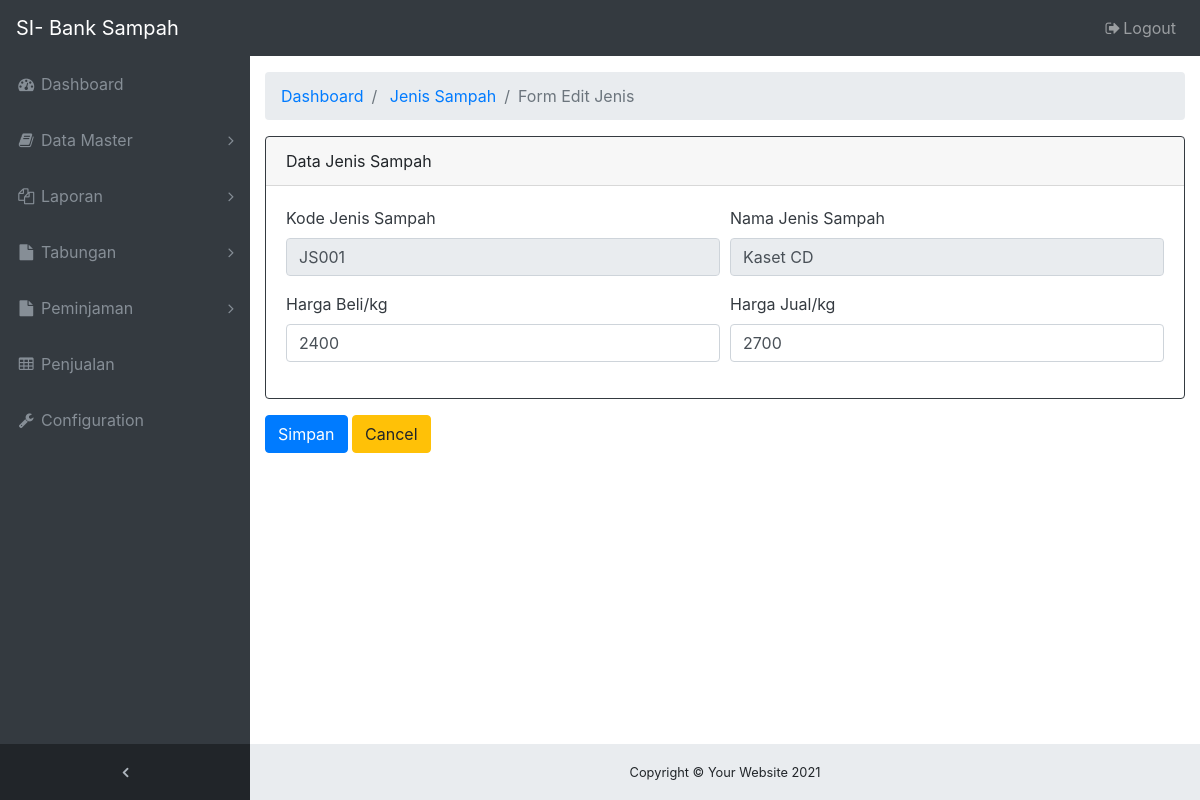
The page /ADMIN/form-edit-jenis.php?id=1 (signed in) on the database its author committed.
### tables this page shows
CREATE TABLE `tb_jenis_sampah` (
  `id_jenis_sampah` int(11) NOT NULL,
  `kode_jenis_sampah` varchar(10) NOT NULL,
  `nama_jenis` varchar(30) NOT NULL,
  `harga_beli` int(11) NOT NULL,
  `harga_jual` int(11) NOT NULL
);

### ADMIN/form-edit-jenis.php (the view, shortened to what this page needs)
<!DOCTYPE html>
<html lang="en">
<head>
  <link href="vendor/bootstrap/css/bootstrap.min.css" rel="stylesheet">
  <link href="vendor/font-awesome/css/font-awesome.min.css" rel="stylesheet" type="text/css">
  <link href="vendor/datatables/dataTables.bootstrap4.css" rel="stylesheet">
  <link href="css/sb-admin.css" rel="stylesheet">
  <?php include 'navbar.php'; ?>
</head>
<body class="fixed-nav sticky-footer bg-dark" id="page-top">
  <div class="content-wrapper">
    <div class="container-fluid">
      <ol class="breadcrumb">
        <li class="breadcrumb-item">
          <a href="index.php">Dashboard</a>
        </li>
        <li class="breadcrumb-item">
          <a href="menu-jenis-sampah.php">Jenis Sampah</a>
        </li>
        <li class="breadcrumb-item active">Form Edit Jenis</li>
      </ol>
      <?php
      include('koneksi_db.php');
      $id_jenis_sampah  = $_GET['id'];
      $jenis            = mysqli_query($koneksi,"SELECT * FROM tb_jenis_sampah WHERE id_jenis_sampah='$id_jenis_sampah'");
      $row              = mysqli_fetch_array($jenis);
      ?>
      <form method="POST" action="proses-edit-jenis.php" enctype="multipart/form-data">
        <div class="card border-dark mb-3" style="max-width: 100rem;">
          <div class="card-header">Data Jenis Sampah</div>
          <div class="card-body text-dark">
            <div class="form-row">
              <div class="form-group col-md-6">
                <label for="InputId">Kode Jenis Sampah</label>
                <input type="text" class="form-control" name="kode_jenis_sampah" id="InputKode" placeholder="Kode Jenis Sampah" value="<?php echo $row['kode_jenis_sampah']; ?>" readonly required>
              </div>
              <div class="form-group col-md-6">
                <label for="InputNama">Nama Jenis Sampah</label>
                <input type="text" class="form-control" name="nama_jenis_sampah" id="InputNama" placeholder="Nama Jenis Sampah" value="<?php echo $row['nama_jenis']; ?>" readonly required>
              </div>
              <div class="form-group col-md-6">
                <label for="InputBeli">Harga Beli/kg</label>
                <input type="number" class="form-control" name="harga_beli" id="InputBeli" placeholder="Harga Beli"  value="<?php echo $row['harga_beli']; ?>" required>
              </div>
                <div class="form-group col-md-6">
                <label for="InputBeli">Harga Jual/kg</label>
                <input type="number" class="form-control" name="harga_jual" id="InputJual" placeholder="Harga Jual"  value="<?php echo $row['harga_jual']; ?>" required>
              </div>
            </div>
          </div>
        </div>
        <div class="form-group">
          <input type="submit" name="Submit" value="Simpan" class="btn btn-primary">
          <input type="button" value="Cancel" class="btn btn-warning" onclick="history.back(-1)" />
        </div>
      </form>
    </div>
    <?php include 'footer.php'; ?>
  </div>
</body>
</html>

### ADMIN/css/sb-admin.css (style rules this page uses)
html { position: relative; min-height: 100%; }
body { overflow-x: hidden; }
body.sticky-footer { margin-bottom: 56px; }
body.sticky-footer .content-wrapper { min-height: calc(100vh - 56px - 56px); }
body.fixed-nav { padding-top: 56px; }
.content-wrapper { min-height: calc(100vh - 56px); padding-top: 1rem; }
.content-wrapper { overflow-x: hidden; background: white; }
@media (min-width: 992px) { .content-wrapper { margin-left: 250px; } }

### rows shown on the page
tb_jenis_sampah: kode_jenis_sampah "JS001", nama_jenis_sampah "Kaset CD", harga_beli "2400", harga_jual "2700"
